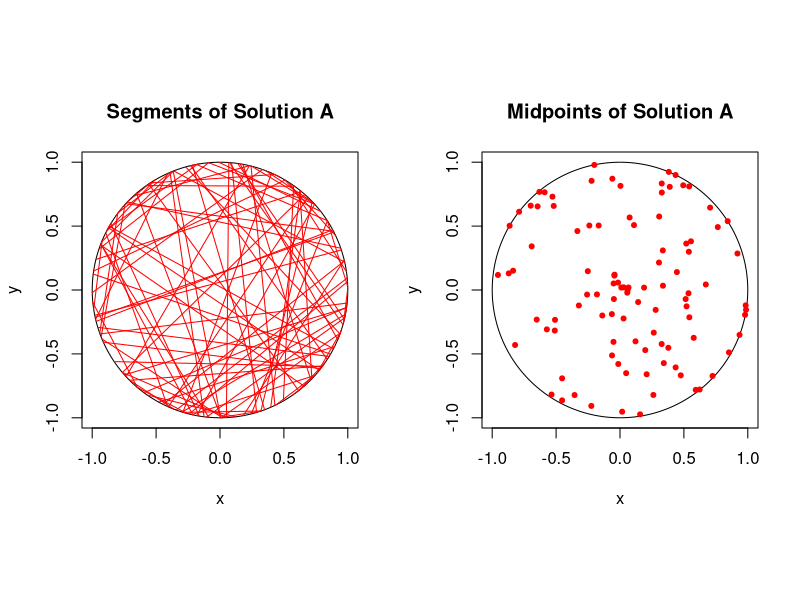
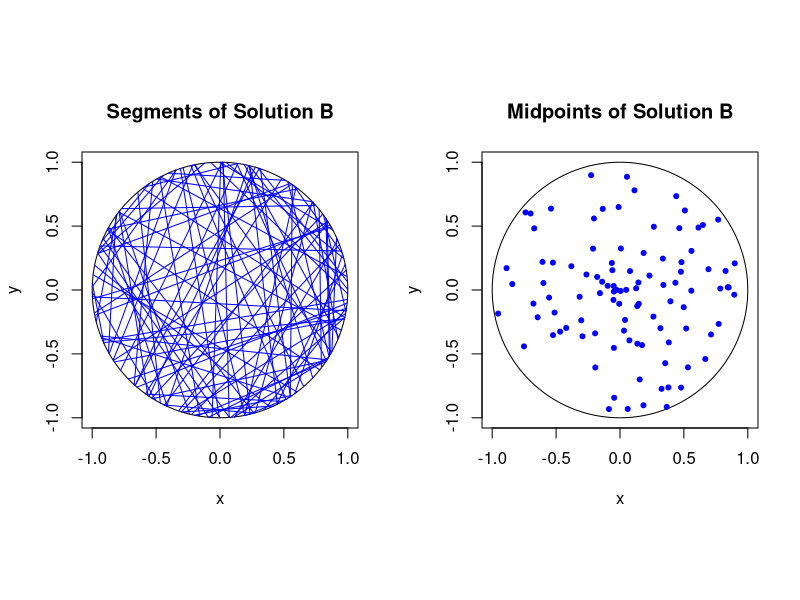
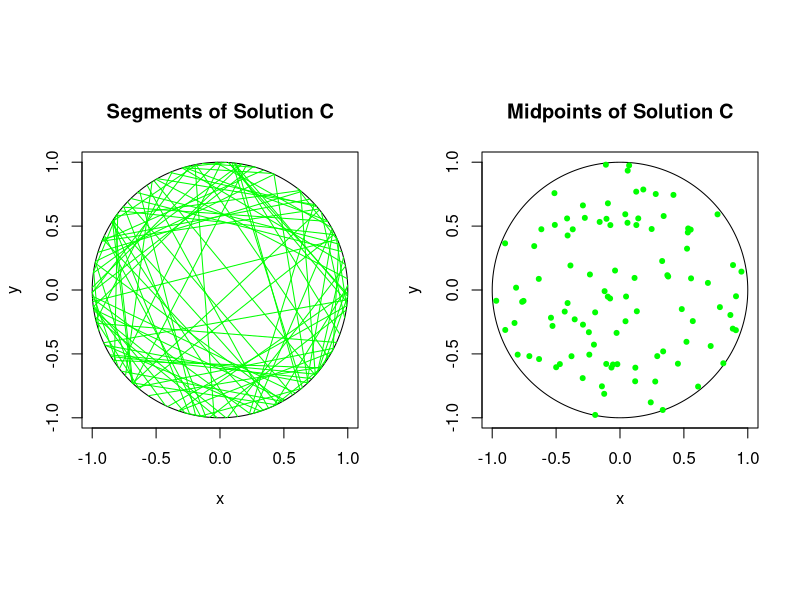

These charts were generated, in order, by the following R code:
# Illustrate the three solutions of the Bertrand paradox on a disk.
# The paradox asks what is the probability of a random chord in a 
# circle being greater than a side of equalateral triangle inscribed in
# the circle. Tradionally this problem has three different solutions.
# The three solutions are labelled A, B and C, which correspond to
# solutions 1, 2 and 3 in, for example, the Wikipedia article:
# https://en.wikipedia.org/wiki/Bertrand_paradox_(probability)
# The empirical estimates are also done for the probability of the chord 
# length being greater than the side of the triangle. 
# The results are not plotted if the number of lines is equal to or 
# greater than a thousand (ie numbLines<1000 for plotting).
# Author: H. Paul Keeler, 2019.

###START Parameters START###
#Simulation disk dimensions
xx0=0; yy0=0; #center of disk
r=1; #disk radius
numbLines=10^2;#number of lines
###END Parameters END###

###START Simulate three solutions on a disk START###
#Solution A
thetaA1=2*pi*runif(numbLines); #choose angular component uniformly
thetaA2=2*pi*runif(numbLines); #choose angular component uniformly

#calculate segment endpoints
xxA1=xx0+r*cos(thetaA1);
yyA1=yy0+r*sin(thetaA1);
xxA2=xx0+r*cos(thetaA2);
yyA2=yy0+r*sin(thetaA2);
#calculate midpoints of segments
xxA0=(xxA1+xxA2)/2; yyA0=(yyA1+yyA2)/2;

#Solution B
thetaB=2*pi*runif(numbLines); #choose angular component uniformly
pB=r*runif(numbLines); #choose radial component uniformly
qB=sqrt(r^2-pB^2); #distance to circle edge (alonge line)

#calculate trig values
sin_thetaB=sin(thetaB);
cos_thetaB=cos(thetaB);

#calculate segment endpoints
xxB1=xx0+pB*cos_thetaB+qB*sin_thetaB;
yyB1=yy0+pB*sin_thetaB-qB*cos_thetaB;
xxB2=xx0+pB*cos_thetaB-qB*sin_thetaB;
yyB2=yy0+pB*sin_thetaB+qB*cos_thetaB;
#calculate midpoints of segments
xxB0=(xxB1+xxB2)/2; yyB0=(yyB1+yyB2)/2;

#Solution C
#choose a point uniformly in the disk
thetaC=2*pi*runif(numbLines); #choose angular component uniformly
pC=r*sqrt(runif(numbLines)); #choose radial component
qC=sqrt(r^2-pC^2); #distance to circle edge (alonge line)

#calculate trig values
sin_thetaC=sin(thetaC);
cos_thetaC=cos(thetaC);

#calculate segment endpoints
xxC1=xx0+pC*cos_thetaC+qC*sin_thetaC;
yyC1=yy0+pC*sin_thetaC-qC*cos_thetaC;
xxC2=xx0+pC*cos_thetaC-qC*sin_thetaC;
yyC2=yy0+pC*sin_thetaC+qC*cos_thetaC;
#calculate midpoints of segments
xxC0=(xxC1+xxC2)/2; yyC0=(yyC1+yyC2)/2;
###END Simulate three solutions on a disk END###

#Plot if there are less than a thousand lines.
if (numbLines<1000) {
  #create points for circle 
  t=seq(0,2*pi,len=200);
  xp=r*cos(t); yp=r*sin(t);
  
  ### START Plotting START###
  #Solution A
  #plot.new();
  par(mfrow=c(1,2));
  par(pty="s"); #use square plotting region
  plot(xx0+xp,yy0+yp,xlab='x',ylab='y',type="l", col='black',main='Segments of Solution A');
  #plot segments of Solution A
  segments(xxA1,yyA1,xxA2,yyA2,col='red'); 
  #draw circle
  par(pty="s"); #use square plotting region
  plot(xx0+xp,yy0+yp,xlab='x',ylab='y',type="l", col='black',main='Midpoints of Solution A');
  #plot midpoints of Solution A
  points(xxA0,yyA0,pch=20,col='red');  
  
  #Solution B
  #plot.new();
  par(mfrow=c(1,2));
  par(pty="s"); #use square plotting region
  plot(xx0+xp,yy0+yp,xlab='x',ylab='y',type="l", col='black',main='Segments of Solution B');
  #plot segments of Solution B
  segments(xxB1,yyB1,xxB2,yyB2,col='blue'); 
  #draw circle
  par(pty="s"); #use square plotting region
  plot(xx0+xp,yy0+yp,xlab='x',ylab='y',type="l", col='black',main='Midpoints of Solution B');
  #plot midpoints of Solution B
  points(xxB0,yyB0,pch=20,col='blue'); 
  
  #Solution C
  #plot.new();
  par(mfrow=c(1,2));
  par(pty="s"); #use square plotting region
  plot(xx0+xp,yy0+yp,xlab='x',ylab='y',type="l", col='black',main='Segments of Solution C');
  #plot segments of Solution C
  segments(xxC1,yyC1,xxC2,yyC2,col='green'); 
  #draw circle
  par(pty="s"); #use square plotting region
  plot(xx0+xp,yy0+yp,xlab='x',ylab='y',type="l", col='black',main='Midpoints of Solution C');
  #plot midpoints of Solution C
  points(xxC0,yyC0,pch=20,col='green'); 
  ###END Plotting END###
}
